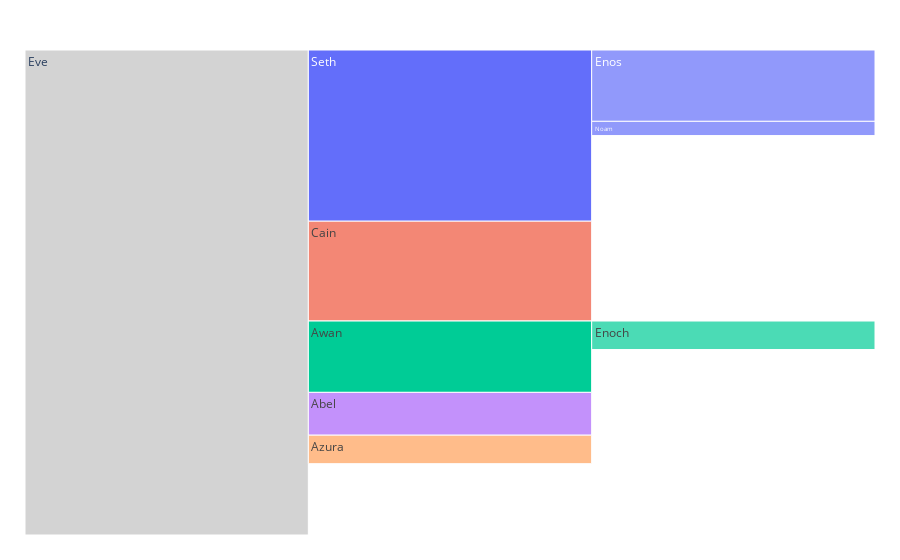

Write notebook code for a chart like this one.
### Code cell
data = dict(
    character=["Eve", "Cain", "Seth", "Enos", "Noam", "Abel", "Awan", "Enoch", "Azura"],
    parent=["", "Eve", "Eve", "Seth", "Seth", "Eve", "Eve", "Awan", "Eve" ],
    value=[10, 14, 12, 10, 2, 6, 6, 4, 4])

fig =px.icicle(
    data,
    names='character',
    parents='parent',
    values='value',
)
fig.update_traces(root_color="lightgrey")
fig.update_layout(margin = dict(t=50, l=25, r=25, b=25))
fig.show()

### Figure 1 — Plotly figure (JSON) as saved in the notebook; plotly's stock layout.template omitted (floating-point values rounded to 4 significant figures)
{"data": [{"domain": {"x": [0, 1], "y": [0, 1]}, "hovertemplate": "character=%{label}<br>value=%{value}<br>parent=%{parent}<extra></extra>", "labels": ["Eve", "Cain", "Seth", "Enos", "Noam", "Abel", "Awan", "Enoch", "Azura"], "name": "", "parents": ["", "Eve", "Eve", "Seth", "Seth", "Eve", "Eve", "Awan", "Eve"], "root": {"color": "lightgrey"}, "type": "icicle", "values": [10, 14, 12, 10, 2, 6, 6, 4, 4]}], "layout": {"legend": {"tracegroupgap": 0}, "margin": {"b": 25, "l": 25, "r": 25, "t": 50}}}
